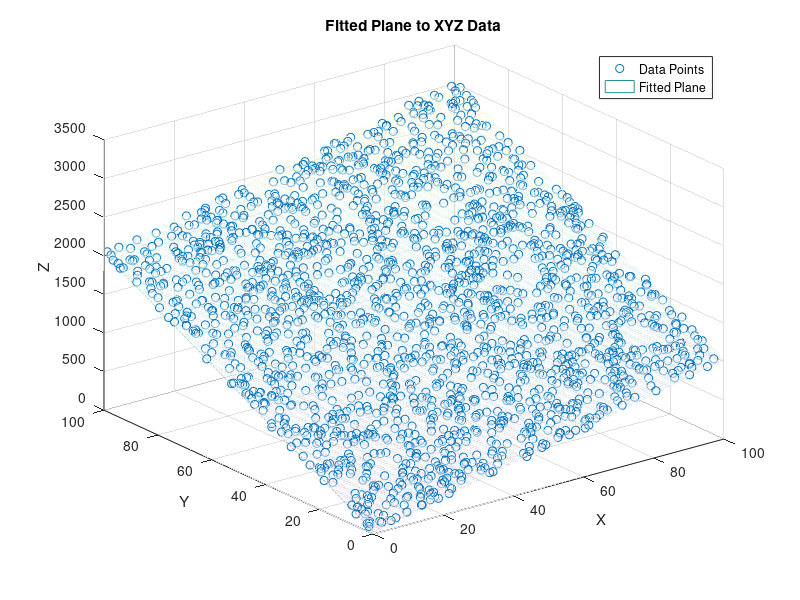

Recreate this plot in MATLAB.
% Load XYZ coordinates from 'XYZ.txt'
data = dlmread('XYZ.txt');

% Separate X, Y, and Z coordinates
X = data(:, 1);
Y = data(:, 2);
Z = data(:, 3);

% Calculate the necessary summations
ZX = sum(X .* Z);
ZY = sum(Y .* Z);
X2 = sum(X .^ 2);
Y2 = sum(Y .^ 2);
sum_X = sum(X);
sum_Y = sum(Y);
sum_Z = sum(Z);
XY = sum(X .* Y);

% Create the coefficient matrix A of the linear equations
A = [X2, XY, sum_X; XY, Y2, sum_Y; sum_X, sum_Y, numel(X)];

% Create the column vector B of the right-hand side
B = [ZX; ZY; sum_Z];

% Solve the linear system A*x = B for the unknowns x
x = A \ B;

% Extract coefficients for the plane equation
a = x(1);
b = x(2);
c = x(3);

% Calculate the predicted equation of the plane
plane_equation = sprintf('Z = %.4f*X + %.4f*Y + %.4f', a, b, c);

% Calculate the predicted Z values for the plane
predicted_Z = a * X + b * Y + c;

% Calculate the residuals (noise)
residuals = Z - predicted_Z;

% Calculate the manually calculated noise variance
mean_residuals = sum(residuals) / numel(residuals);
squared_diff = (residuals - mean_residuals).^2;
noise_variance_manual = sum(squared_diff) / (numel(residuals) - 1);

% Display the predicted plane equation and manually calculated noise variance
fprintf('Predicted Plane Equation: %s\n', plane_equation);
fprintf('Manually Calculated Noise Variance: %.4f\n', noise_variance_manual);

% Plot the original data and the predicted plane
figure;
scatter3(X, Y, Z, 'b.');
hold on;
[xgrid, ygrid] = meshgrid(min(X):0.1:max(X), min(Y):0.1:max(Y));
zgrid = a * xgrid + b * ygrid + c;
mesh(xgrid, ygrid, zgrid, 'FaceAlpha', 0.5);
xlabel('X');
ylabel('Y');
zlabel('Z');
title('Fitted Plane to XYZ Data');
legend('Data Points', 'Fitted Plane');
grid on;
hold off;